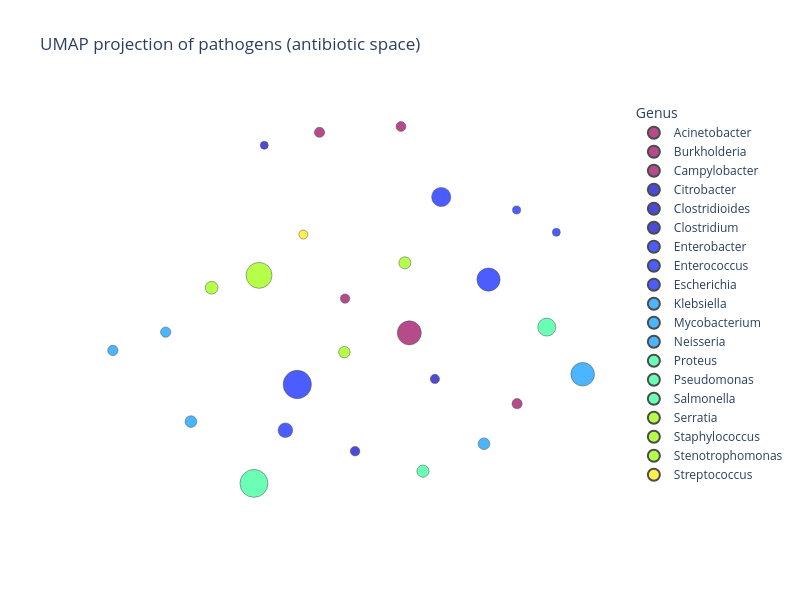

Here is the notebook cell this chart was saved with:
### Markdown cell above
### UMAP scatter plots

Two-dimensional UMAP projections for antibiotic and class vectors, coloured by pathogen genus.

### Code cell
fig_ab = _umap_scatter(
    pathogen_names_ab,
    pathogen_log_sums_ab,
    pathogen_vectors_ab,
    title="UMAP projection of pathogens (antibiotic space)",
    marker_max_size=10,
    figure_size=(800, 600),
    color_map="Rainbow",
    min_size=50.0,
)
fig_ab

### Figure 1 — Plotly figure (JSON) as saved in the notebook; plotly's stock layout.template omitted (floating-point values rounded to 4 significant figures)
{"data": [{"hovertemplate": "<b>%{hovertext}</b><br><br>color=Acinetobacter<br>x=%{x}<br>y=%{y}<br>size=%{marker.size}<extra></extra>", "hovertext": ["Acinetobacter baumannii", "Acinetobacter calcoaceticus"], "legendgroup": "Acinetobacter", "marker": {"color": "rgb(150,0,90)", "line": {"color": "black", "width": 0.5}, "size": [7.215, 1.297], "sizemode": "area", "sizeref": 0.025, "symbol": "circle"}, "mode": "markers", "name": "Acinetobacter", "orientation": "v", "showlegend": true, "type": "scatter", "x": [10.25, 10.87], "xaxis": "x", "y": [10.84, 10.08], "yaxis": "y"}, {"hovertemplate": "<b>%{hovertext}</b><br><br>color=Burkholderia<br>x=%{x}<br>y=%{y}<br>size=%{marker.size}<extra></extra>", "hovertext": ["Burkholderia cepacia"], "legendgroup": "Burkholderia", "marker": {"color": "rgb(150,0,90)", "line": {"color": "black", "width": 0.5}, "size": [1.09], "sizemode": "area", "sizeref": 0.025, "symbol": "circle"}, "mode": "markers", "name": "Burkholderia", "orientation": "v", "showlegend": true, "type": "scatter", "x": [9.886], "xaxis": "x", "y": [11.21], "yaxis": "y"}, {"hovertemplate": "<b>%{hovertext}</b><br><br>color=Campylobacter<br>x=%{x}<br>y=%{y}<br>size=%{marker.size}<extra></extra>", "hovertext": ["Campylobacter coli", "Campylobacter jejuni"], "legendgroup": "Campylobacter", "marker": {"color": "rgb(150,0,90)", "line": {"color": "black", "width": 0.5}, "size": [1.215, 1.292], "sizemode": "area", "sizeref": 0.025, "symbol": "circle"}, "mode": "markers", "name": "Campylobacter", "orientation": "v", "showlegend": true, "type": "scatter", "x": [10.21, 9.739], "xaxis": "x", "y": [13.06, 13.0], "yaxis": "y"}, {"hovertemplate": "<b>%{hovertext}</b><br><br>color=Citrobacter<br>x=%{x}<br>y=%{y}<br>size=%{marker.size}<extra></extra>", "hovertext": ["Citrobacter freundii"], "legendgroup": "Citrobacter", "marker": {"color": "rgb(0,0,200)", "line": {"color": "black", "width": 0.5}, "size": [1.131], "sizemode": "area", "sizeref": 0.025, "symbol": "circle"}, "mode": "markers", "name": "Citrobacter", "orientation": "v", "showlegend": true, "type": "scatter", "x": [9.943], "xaxis": "x", "y": [9.565], "yaxis": "y"}, {"hovertemplate": "<b>%{hovertext}</b><br><br>color=Clostridioides<br>x=%{x}<br>y=%{y}<br>size=%{marker.size}<extra></extra>", "hovertext": ["Clostridioides difficile"], "legendgroup": "Clostridioides", "marker": {"color": "rgb(0,0,200)", "line": {"color": "black", "width": 0.5}, "size": [1.072], "sizemode": "area", "sizeref": 0.025, "symbol": "circle"}, "mode": "markers", "name": "Clostridioides", "orientation": "v", "showlegend": true, "type": "scatter", "x": [10.4], "xaxis": "x", "y": [10.34], "yaxis": "y"}, {"hovertemplate": "<b>%{hovertext}</b><br><br>color=Clostridium<br>x=%{x}<br>y=%{y}<br>size=%{marker.size}<extra></extra>", "hovertext": ["Clostridium perfringens"], "legendgroup": "Clostridium", "marker": {"color": "rgb(0,0,200)", "line": {"color": "black", "width": 0.5}, "size": [0.7876], "sizemode": "area", "sizeref": 0.025, "symbol": "circle"}, "mode": "markers", "name": "Clostridium", "orientation": "v", "showlegend": true, "type": "scatter", "x": [9.423], "xaxis": "x", "y": [12.86], "yaxis": "y"}, {"hovertemplate": "<b>%{hovertext}</b><br><br>color=Enterobacter<br>x=%{x}<br>y=%{y}<br>size=%{marker.size}<extra></extra>", "hovertext": ["Enterobacter cloacae"], "legendgroup": "Enterobacter", "marker": {"color": "rgb(0,25,255)", "line": {"color": "black", "width": 0.5}, "size": [2.657], "sizemode": "area", "sizeref": 0.025, "symbol": "circle"}, "mode": "markers", "name": "Enterobacter", "orientation": "v", "showlegend": true, "type": "scatter", "x": [9.544], "xaxis": "x", "y": [9.791], "yaxis": "y"}, {"hovertemplate": "<b>%{hovertext}</b><br><br>color=Enterococcus<br>x=%{x}<br>y=%{y}<br>size=%{marker.size}<extra></extra>", "hovertext": ["Enterococcus casseliflavus", "Enterococcus faecalis", "Enterococcus faecium", "Enterococcus gallinarum"], "legendgroup": "Enterococcus", "marker": {"color": "rgb(0,25,255)", "line": {"color": "black", "width": 0.5}, "size": [0.7885, 6.714, 4.621, 0.8245], "sizemode": "area", "sizeref": 0.025, "symbol": "circle"}, "mode": "markers", "name": "Enterococcus", "orientation": "v", "showlegend": true, "type": "scatter", "x": [11.1, 10.71, 10.44, 10.87], "xaxis": "x", "y": [11.92, 11.41, 12.3, 12.16], "yaxis": "y"}, {"hovertemplate": "<b>%{hovertext}</b><br><br>color=Escherichia<br>x=%{x}<br>y=%{y}<br>size=%{marker.size}<extra></extra>", "hovertext": ["Escherichia coli"], "legendgroup": "Escherichia", "marker": {"color": "rgb(0,25,255)", "line": {"color": "black", "width": 0.5}, "size": [10.0], "sizemode": "area", "sizeref": 0.025, "symbol": "circle"}, "mode": "markers", "name": "Escherichia", "orientation": "v", "showlegend": true, "type": "scatter", "x": [9.612], "xaxis": "x", "y": [10.28], "yaxis": "y"}, {"hovertemplate": "<b>%{hovertext}</b><br><br>color=Klebsiella<br>x=%{x}<br>y=%{y}<br>size=%{marker.size}<extra></extra>", "hovertext": ["Klebsiella pneumoniae"], "legendgroup": "Klebsiella", "marker": {"color": "rgb(0,152,255)", "line": {"color": "black", "width": 0.5}, "size": [6.949], "sizemode": "area", "sizeref": 0.025, "symbol": "circle"}, "mode": "markers", "name": "Klebsiella", "orientation": "v", "showlegend": true, "type": "scatter", "x": [11.25], "xaxis": "x", "y": [10.39], "yaxis": "y"}, {"hovertemplate": "<b>%{hovertext}</b><br><br>color=Mycobacterium<br>x=%{x}<br>y=%{y}<br>size=%{marker.size}<extra></extra>", "hovertext": ["Mycobacterium flavescens", "Mycobacterium obuense", "Mycobacterium tuberculosis"], "legendgroup": "Mycobacterium", "marker": {"color": "rgb(0,152,255)", "line": {"color": "black", "width": 0.5}, "size": [1.31, 1.31, 1.692], "sizemode": "area", "sizeref": 0.025, "symbol": "circle"}, "mode": "markers", "name": "Mycobacterium", "orientation": "v", "showlegend": true, "type": "scatter", "x": [8.556, 8.858, 9.003], "xaxis": "x", "y": [10.65, 10.85, 9.884], "yaxis": "y"}, {"hovertemplate": "<b>%{hovertext}</b><br><br>color=Neisseria<br>x=%{x}<br>y=%{y}<br>size=%{marker.size}<extra></extra>", "hovertext": ["Neisseria gonorrhoeae"], "legendgroup": "Neisseria", "marker": {"color": "rgb(0,152,255)", "line": {"color": "black", "width": 0.5}, "size": [1.694], "sizemode": "area", "sizeref": 0.025, "symbol": "circle"}, "mode": "markers", "name": "Neisseria", "orientation": "v", "showlegend": true, "type": "scatter", "x": [10.68], "xaxis": "x", "y": [9.646], "yaxis": "y"}, {"hovertemplate": "<b>%{hovertext}</b><br><br>color=Proteus<br>x=%{x}<br>y=%{y}<br>size=%{marker.size}<extra></extra>", "hovertext": ["Proteus mirabilis"], "legendgroup": "Proteus", "marker": {"color": "rgb(44,255,150)", "line": {"color": "black", "width": 0.5}, "size": [1.841], "sizemode": "area", "sizeref": 0.025, "symbol": "circle"}, "mode": "markers", "name": "Proteus", "orientation": "v", "showlegend": true, "type": "scatter", "x": [10.33], "xaxis": "x", "y": [9.35], "yaxis": "y"}, {"hovertemplate": "<b>%{hovertext}</b><br><br>color=Pseudomonas<br>x=%{x}<br>y=%{y}<br>size=%{marker.size}<extra></extra>", "hovertext": ["Pseudomonas aeruginosa"], "legendgroup": "Pseudomonas", "marker": {"color": "rgb(44,255,150)", "line": {"color": "black", "width": 0.5}, "size": [9.759], "sizemode": "area", "sizeref": 0.025, "symbol": "circle"}, "mode": "markers", "name": "Pseudomonas", "orientation": "v", "showlegend": true, "type": "scatter", "x": [9.364], "xaxis": "x", "y": [9.219], "yaxis": "y"}, {"hovertemplate": "<b>%{hovertext}</b><br><br>color=Salmonella<br>x=%{x}<br>y=%{y}<br>size=%{marker.size}<extra></extra>", "hovertext": ["Salmonella enterica"], "legendgroup": "Salmonella", "marker": {"color": "rgb(44,255,150)", "line": {"color": "black", "width": 0.5}, "size": [4.034], "sizemode": "area", "sizeref": 0.025, "symbol": "circle"}, "mode": "markers", "name": "Salmonella", "orientation": "v", "showlegend": true, "type": "scatter", "x": [11.04], "xaxis": "x", "y": [10.9], "yaxis": "y"}, {"hovertemplate": "<b>%{hovertext}</b><br><br>color=Serratia<br>x=%{x}<br>y=%{y}<br>size=%{marker.size}<extra></extra>", "hovertext": ["Serratia marcescens"], "legendgroup": "Serratia", "marker": {"color": "rgb(151,255,0)", "line": {"color": "black", "width": 0.5}, "size": [2.037], "sizemode": "area", "sizeref": 0.025, "symbol": "circle"}, "mode": "markers", "name": "Serratia", "orientation": "v", "showlegend": true, "type": "scatter", "x": [9.122], "xaxis": "x", "y": [11.32], "yaxis": "y"}, {"hovertemplate": "<b>%{hovertext}</b><br><br>color=Staphylococcus<br>x=%{x}<br>y=%{y}<br>size=%{marker.size}<extra></extra>", "hovertext": ["Staphylococcus aureus", "Staphylococcus epidermidis"], "legendgroup": "Staphylococcus", "marker": {"color": "rgb(151,255,0)", "line": {"color": "black", "width": 0.5}, "size": [8.427, 1.794], "sizemode": "area", "sizeref": 0.025, "symbol": "circle"}, "mode": "markers", "name": "Staphylococcus", "orientation": "v", "showlegend": true, "type": "scatter", "x": [9.393, 10.23], "xaxis": "x", "y": [11.46, 11.59], "yaxis": "y"}, {"hovertemplate": "<b>%{hovertext}</b><br><br>color=Stenotrophomonas<br>x=%{x}<br>y=%{y}<br>size=%{marker.size}<extra></extra>", "hovertext": ["Stenotrophomonas maltophilia"], "legendgroup": "Stenotrophomonas", "marker": {"color": "rgb(151,255,0)", "line": {"color": "black", "width": 0.5}, "size": [1.64], "sizemode": "area", "sizeref": 0.025, "symbol": "circle"}, "mode": "markers", "name": "Stenotrophomonas", "orientation": "v", "showlegend": true, "type": "scatter", "x": [9.882], "xaxis": "x", "y": [10.63], "yaxis": "y"}, {"hovertemplate": "<b>%{hovertext}</b><br><br>color=Streptococcus<br>x=%{x}<br>y=%{y}<br>size=%{marker.size}<extra></extra>", "hovertext": ["Streptococcus pneumoniae"], "legendgroup": "Streptococcus", "marker": {"color": "rgb(255,234,0)", "line": {"color": "black", "width": 0.5}, "size": [1.007], "sizemode": "area", "sizeref": 0.025, "symbol": "circle"}, "mode": "markers", "name": "Streptococcus", "orientation": "v", "showlegend": true, "type": "scatter", "x": [9.647], "xaxis": "x", "y": [11.9], "yaxis": "y"}], "layout": {"height": 600, "legend": {"itemsizing": "constant", "title": {"text": "Genus"}, "tracegroupgap": 0}, "paper_bgcolor": "white", "plot_bgcolor": "white", "title": {"text": "UMAP projection of pathogens (antibiotic space)"}, "width": 800, "xaxis": {"anchor": "y", "domain": [0, 1], "showgrid": false, "title": {"text": "x"}, "visible": false, "zeroline": false}, "yaxis": {"anchor": "x", "domain": [0, 1], "showgrid": false, "title": {"text": "y"}, "visible": false, "zeroline": false}}}
